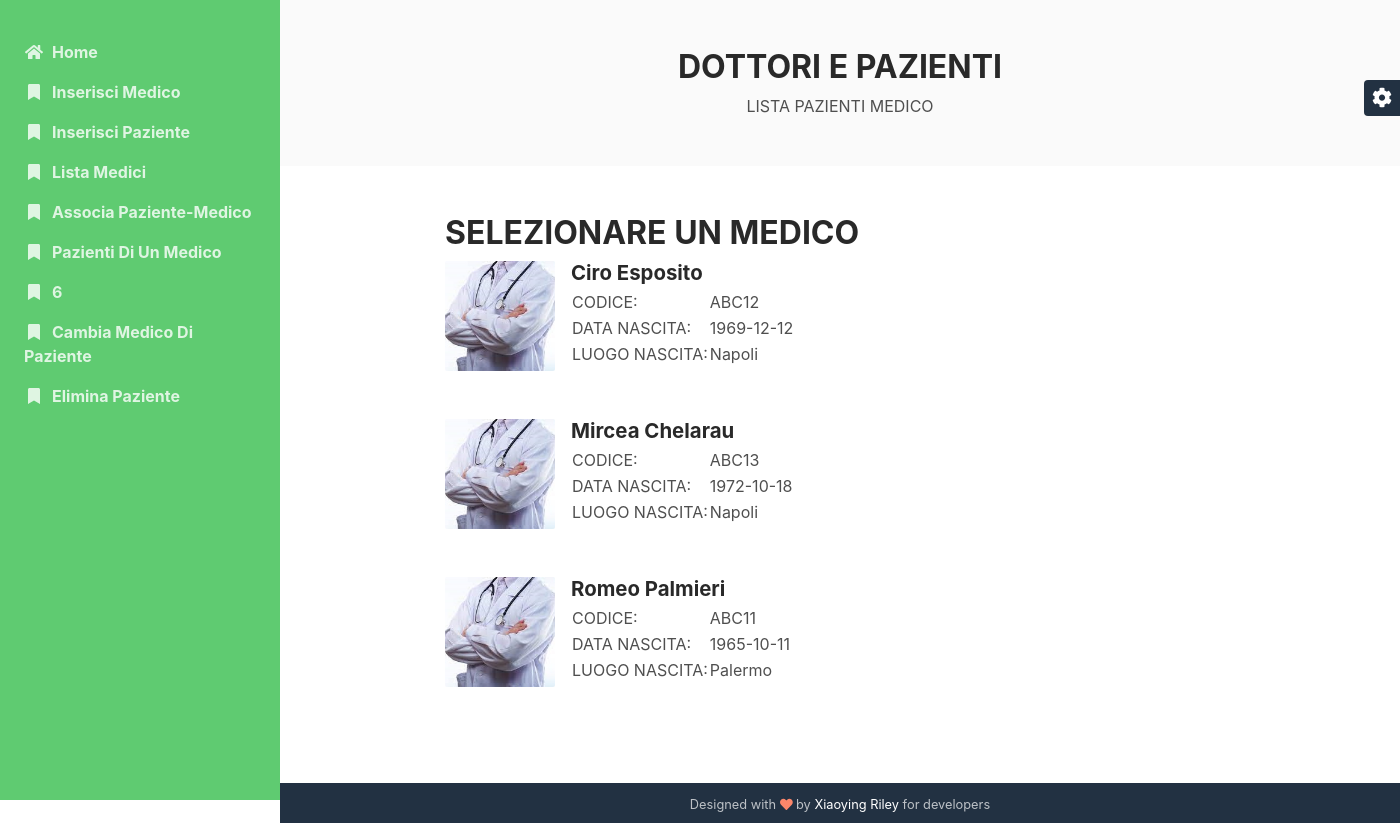
The page /sito/listaPazienti.php on the database its author committed.
### tables this page shows
CREATE TABLE `medico` (
  `codice` varchar(16) NOT NULL,
  `cognome` varchar(30) NOT NULL,
  `nome` varchar(30) NOT NULL,
  `dataNascita` date NOT NULL,
  `luogoNascita` varchar(50) NOT NULL
);

### sito/listaPazienti.php (the view, shortened to what this page needs)
<!DOCTYPE html>
<html lang="en">
<head>
    <link id="theme-style" rel="stylesheet" href="assets/css/theme-1.css">
</head>
<body>
    <?php
    include('./SCRIPT/connetti.php');
    ?>
    <div class="main-wrapper">
        <section class="cta-section theme-bg-light py-5">
		    <div class="container text-center">
			    <h2 class="heading">DOTTORI E PAZIENTI</h2>
			    <div class="intro">LISTA PAZIENTI MEDICO</div>
		    </div>
	    </section>
	    <section class="blog-list px-3 py-5 p-md-5">
		    <div class="container">
                <h2>SELEZIONARE UN MEDICO</h2>
			    <?php
                $medici_sql = mysqli_query($connessione, "SELECT * FROM `medico` ORDER BY nome,cognome");
                while ($medico = mysqli_fetch_assoc($medici_sql)){
                    $codice = $medico['codice'];
                    $cognome = $medico['cognome'];
                    $nome = $medico['nome'];
                    $data = $medico['dataNascita'];
                    $luogoNascita = $medico['luogoNascita'];
                    echo("
                    <div class='item mb-5'>
                        <div class='media'>
                            <img class='mr-3 img-fluid post-thumb d-none d-md-flex' src='./IMMAGINI/medico.jfif' alt='image'>
                            <div class='media-body'>
                                <h3 class='title mb-1'><a href='./listaPazienti.php?medico=$codice'>$nome $cognome</a></h3>
                                <table>
                                    <tr>
                                        <td>CODICE: </td>
                                        <td>$codice</td>
                                    </tr>
                                    <tr>
                                        <td>DATA NASCITA: </td>
                                        <td>$data</td>
                                    </tr>
                                    <tr>
                                        <td>LUOGO NASCITA: </td>
                                        <td>$luogoNascita</td>
                                    </tr>
                                </table>
                            </div>
                        </div>
			        </div>
                    ");
                }
                ?>
            </div>
	    </section>
	    <footer class="footer text-center py-2 theme-bg-dark">
                <small class="copyright">Designed with <i class="fas fa-heart" style="color: #fb866a;"></i> by <a href="http://themes.3rdwavemedia.com" target="_blank">Xiaoying Riley</a> for developers</small>
	    </footer>
    </div>
</body>
</html>

### rows shown on the page
medico: nome "Ciro", cognome "Esposito", codice "ABC12", dataNascita "1969-12-12", luogoNascita "Napoli"
medico: nome "Mircea", cognome "Chelarau", codice "ABC13", dataNascita "1972-10-18", luogoNascita "Napoli"
medico: nome "Romeo", cognome "Palmieri", codice "ABC11", dataNascita "1965-10-11", luogoNascita "Palermo"
